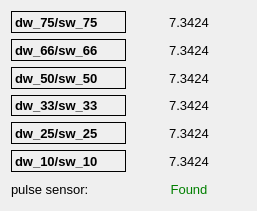
   <widget class="QWidget" name="gridLayoutWidget_11">
    <property name="geometry">
     <rect>
      <x>1390</x>
      <y>710</y>
      <width>257</width>
      <height>211</height>
     </rect>
    </property>
    <property name="font">
     <font>
      <pointsize>10</pointsize>
     </font>
    </property>
    <layout class="QGridLayout" name="gridLayout_12">
     <item row="2" column="0">
      <widget class="QLabel" name="label_75">
       <property name="font">
        <font>
         <pointsize>10</pointsize>
         <weight>75</weight>
         <bold>true</bold>
        </font>
       </property>
       <property name="frameShape">
        <enum>QFrame::Box</enum>
       </property>
       <property name="text">
        <string>dw_50/sw_50</string>
       </property>
       <property name="alignment">
        <set>Qt::AlignLeading|Qt::AlignLeft|Qt::AlignVCenter</set>
       </property>
      </widget>
     </item>
     <item row="1" column="0">
      <widget class="QLabel" name="label_76">
       <property name="font">
        <font>
         <pointsize>10</pointsize>
         <weight>75</weight>
         <bold>true</bold>
        </font>
       </property>
       <property name="frameShape">
        <enum>QFrame::Box</enum>
       </property>
       <property name="text">
        <string>dw_66/sw_66</string>
       </property>
       <property name="alignment">
        <set>Qt::AlignLeading|Qt::AlignLeft|Qt::AlignVCenter</set>
       </property>
      </widget>
     </item>
     <item row="0" column="0">
      <widget class="QLabel" name="label_42">
       <property name="font">
        <font>
         <pointsize>10</pointsize>
         <weight>75</weight>
         <bold>true</bold>
        </font>
       </property>
       <property name="frameShape">
        <enum>QFrame::Box</enum>
       </property>
       <property name="text">
        <string>dw_75/sw_75</string>
       </property>
       <property name="alignment">
        <set>Qt::AlignLeading|Qt::AlignLeft|Qt::AlignVCenter</set>
       </property>
      </widget>
     </item>
     <item row="4" column="0">
      <widget class="QLabel" name="label_77">
       <property name="font">
        <font>
         <pointsize>10</pointsize>
         <weight>75</weight>
         <bold>true</bold>
        </font>
       </property>
       <property name="frameShape">
        <enum>QFrame::Box</enum>
       </property>
       <property name="text">
        <string>dw_25/sw_25</string>
       </property>
       <property name="alignment">
        <set>Qt::AlignLeading|Qt::AlignLeft|Qt::AlignVCenter</set>
       </property>
      </widget>
     </item>
     <item row="3" column="0">
      <widget class="QLabel" name="label_78">
       <property name="font">
        <font>
         <pointsize>10</pointsize>
         <weight>75</weight>
         <bold>true</bold>
        </font>
       </property>
       <property name="frameShape">
        <enum>QFrame::Box</enum>
       </property>
       <property name="text">
        <string>dw_33/sw_33</string>
       </property>
       <property name="alignment">
        <set>Qt::AlignLeading|Qt::AlignLeft|Qt::AlignVCenter</set>
       </property>
      </widget>
     </item>
     <item row="5" column="0">
      <widget class="QLabel" name="label_79">
       <property name="font">
        <font>
         <pointsize>10</pointsize>
         <weight>75</weight>
         <bold>true</bold>
        </font>
       </property>
       <property name="frameShape">
        <enum>QFrame::Box</enum>
       </property>
       <property name="text">
        <string>dw_10/sw_10</string>
       </property>
       <property name="alignment">
        <set>Qt::AlignLeading|Qt::AlignLeft|Qt::AlignVCenter</set>
       </property>
      </widget>
     </item>
     <item row="6" column="0">
      <widget class="QLabel" name="personal_data_2">
       <property name="font">
        <font>
         <pointsize>10</pointsize>
        </font>
       </property>
       <property name="frameShape">
        <enum>QFrame::NoFrame</enum>
       </property>
       <property name="text">
        <string>pulse sensor:</string>
       </property>
       <property name="alignment">
        <set>Qt::AlignLeading|Qt::AlignLeft|Qt::AlignVCenter</set>
       </property>
      </widget>
     </item>
     <item row="6" column="1">
      <widget class="QLabel" name="port">
       <property name="font">
        <font>
         <pointsize>10</pointsize>
        </font>
       </property>
       <property name="styleSheet">
        <string notr="true">color:green;</string>
       </property>
       <property name="frameShape">
        <enum>QFrame::NoFrame</enum>
       </property>
       <property name="text">
        <string>Found</string>
       </property>
       <property name="alignment">
        <set>Qt::AlignCenter</set>
       </property>
      </widget>
     </item>
     <item row="1" column="1">
      <widget class="QLabel" name="ds_66">
       <property name="font">
        <font>
         <pointsize>10</pointsize>
        </font>
       </property>
       <property name="frameShape">
        <enum>QFrame::NoFrame</enum>
       </property>
       <property name="text">
        <string>7.3424</string>
       </property>
       <property name="alignment">
        <set>Qt::AlignCenter</set>
       </property>
      </widget>
     </item>
     <item row="2" column="1">
      <widget class="QLabel" name="ds_50">
       <property name="font">
        <font>
         <pointsize>10</pointsize>
        </font>
       </property>
       <property name="frameShape">
        <enum>QFrame::NoFrame</enum>
       </property>
       <property name="text">
        <string>7.3424</string>
       </property>
       <property name="alignment">
        <set>Qt::AlignCenter</set>
       </property>
      </widget>
     </item>
     <item row="3" column="1">
      <widget class="QLabel" name="ds_33">
       <property name="font">
        <font>
         <pointsize>10</pointsize>
        </font>
       </property>
       <property name="frameShape">
        <enum>QFrame::NoFrame</enum>
       </property>
       <property name="text">
        <string>7.3424</string>
       </property>
       <property name="alignment">
        <set>Qt::AlignCenter</set>
       </property>
      </widget>
     </item>
     <item row="4" column="1">
      <widget class="QLabel" name="ds_25">
       <property name="font">
        <font>
         <pointsize>10</pointsize>
        </font>
       </property>
       <property name="frameShape">
        <enum>QFrame::NoFrame</enum>
       </property>
       <property name="text">
        <string>7.3424</string>
       </property>
       <property name="alignment">
        <set>Qt::AlignCenter</set>
       </property>
      </widget>
     </item>
     <item row="5" column="1">
      <widget class="QLabel" name="ds_10">
       <property name="font">
        <font>
         <pointsize>10</pointsize>
        </font>
       </property>
       <property name="frameShape">
        <enum>QFrame::NoFrame</enum>
       </property>
       <property name="text">
        <string>7.3424</string>
       </property>
       <property name="alignment">
        <set>Qt::AlignCenter</set>
       </property>
      </widget>
     </item>
     <item row="0" column="1">
      <widget class="QLabel" name="ds_75">
       <property name="font">
        <font>
         <pointsize>10</pointsize>
        </font>
       </property>
       <property name="frameShape">
        <enum>QFrame::NoFrame</enum>
       </property>
       <property name="text">
        <string>7.3424</string>
       </property>
       <property name="alignment">
        <set>Qt::AlignCenter</set>
       </property>
      </widget>
     </item>
    </layout>
   </widget>
